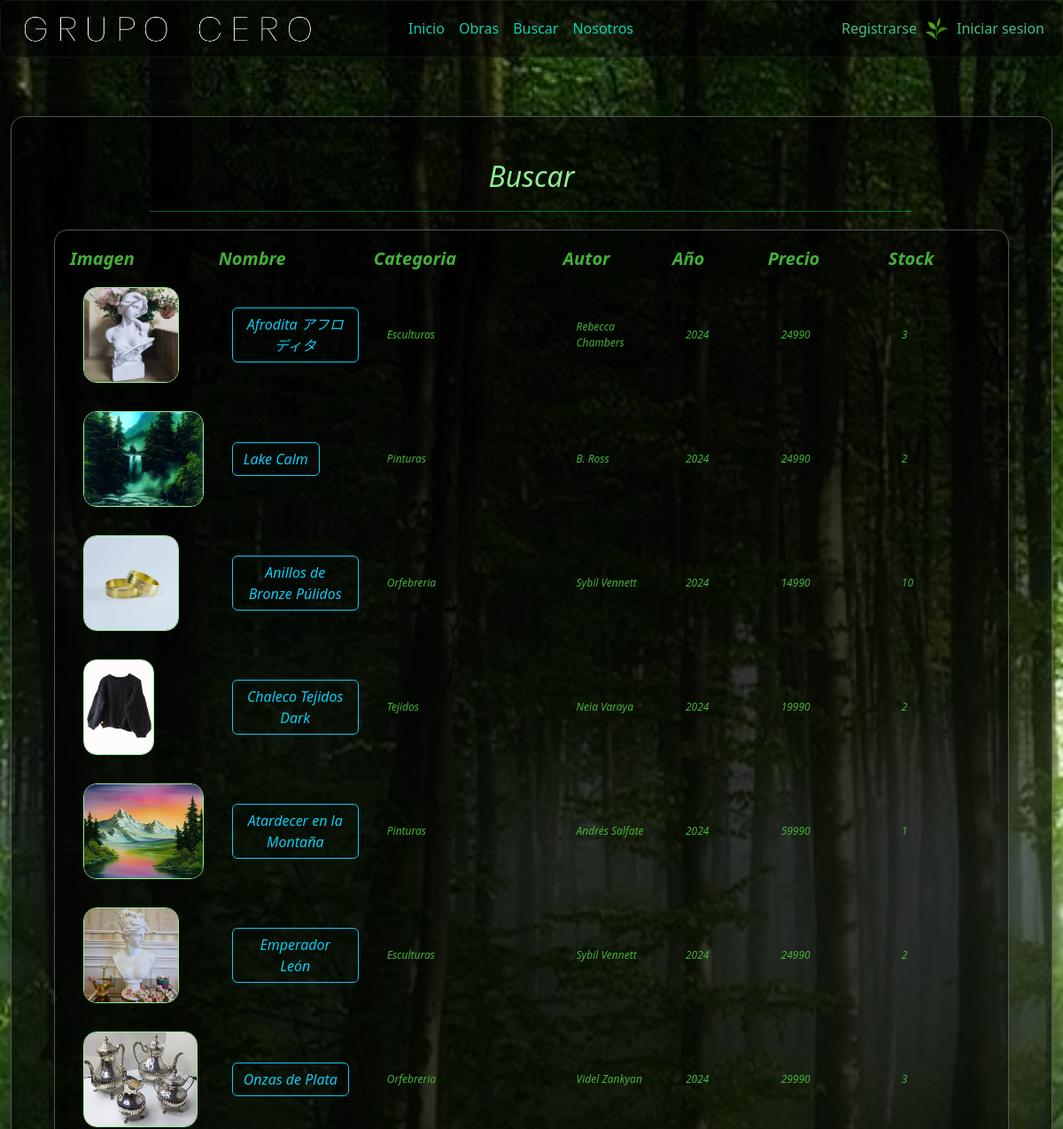
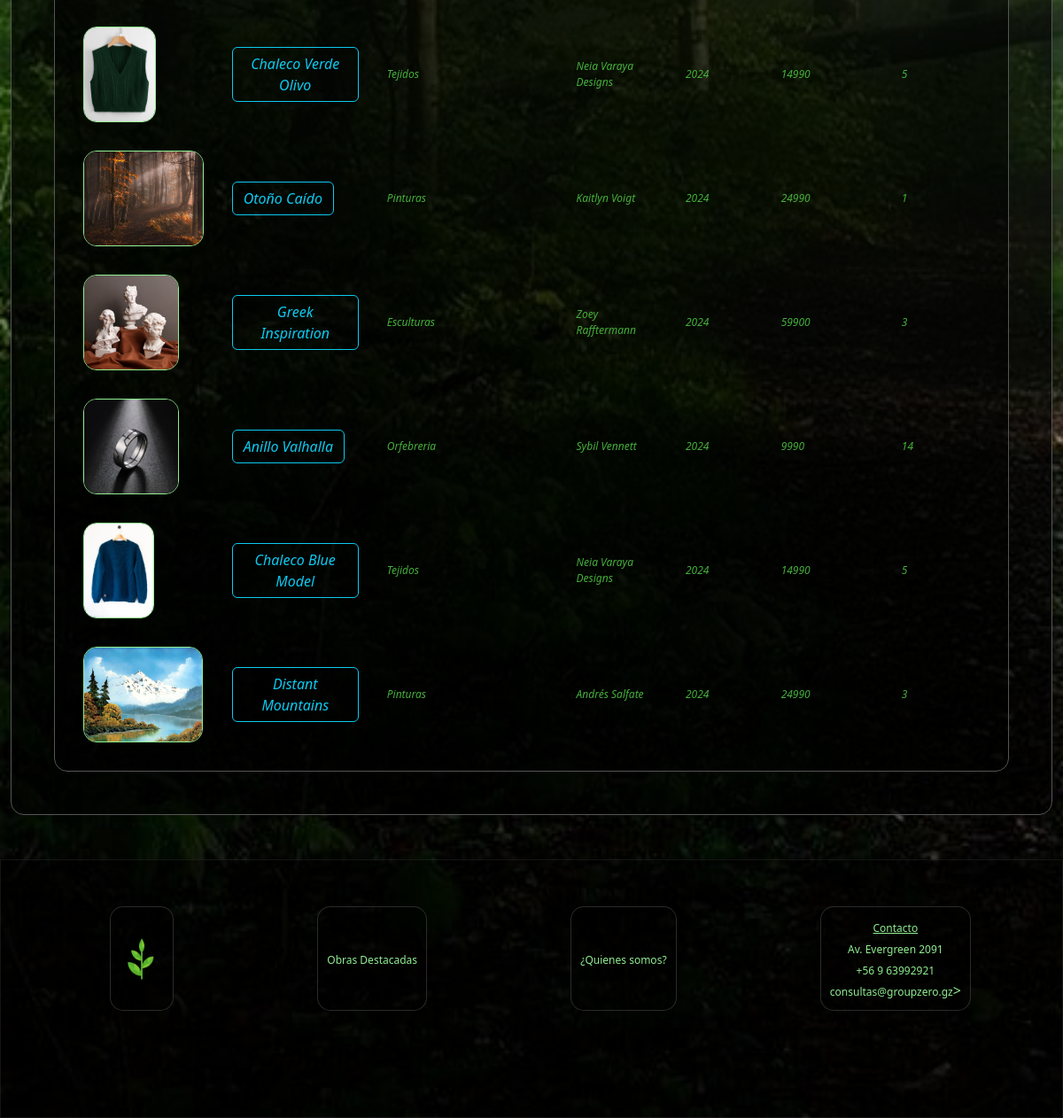
/buscar/, run on an earlier commit of the app's database (2 pictures, top to bottom).
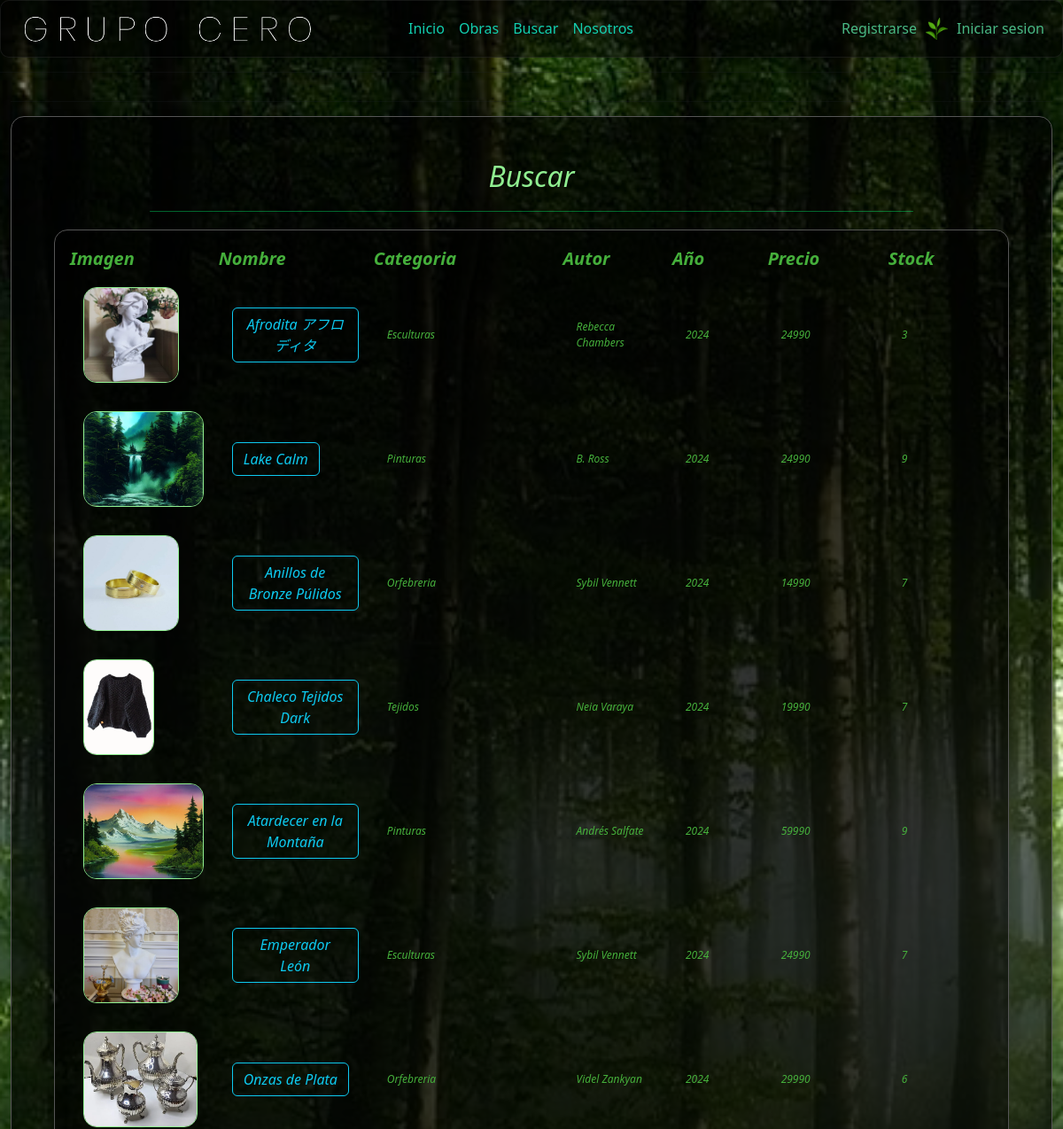
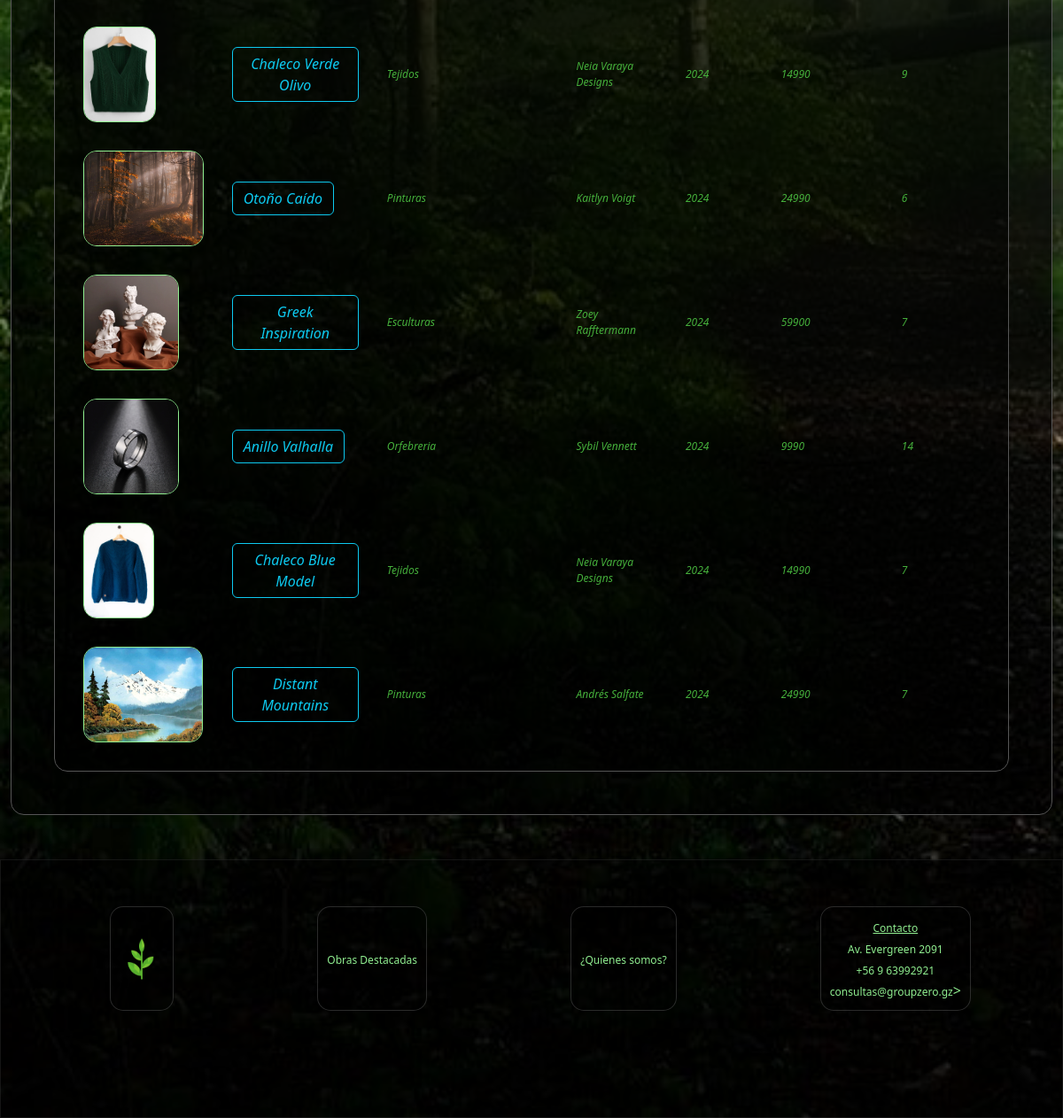
And on a later commit of the database (2 pictures, top to bottom).
### core/models.py (models this page shows, shortened)
class Obra(models.Model):
    idObra=models.CharField(max_length=5, primary_key=True, verbose_name='id Arbeit')
    nombre=models.CharField(max_length=30, verbose_name='Name der Arbeit')
    descripcion=models.CharField(max_length=255, verbose_name='Description')
    autor=models.CharField(max_length=99, verbose_name='Name des Autors')
    anio=models.CharField(max_length=4, verbose_name='Jahr der Arbeit')
    stock=models.IntegerField(verbose_name='Stock')
    categoria=models.ForeignKey('Categoria', on_delete=models.CASCADE, verbose_name='Kategorie')
    imagen=models.ImageField(upload_to="imagenes", null=True, verbose_name='Fotografie')
    precio=models.IntegerField(blank=True,null=True,verbose_name='Precio')

class Categoria(models.Model):
    idCategoria = models.IntegerField(primary_key=True, verbose_name='idCategoria')
    nombreCategoria= models.CharField(max_length=40, verbose_name='nombreCategoria')
    def __str__(self):
        return self.nombreCategoria

### core/views.py (the view)
# urls.py: path('buscar/', views.buscar,name="buscar"),
def buscar(request):
    obras = Obra.objects.all()     #similar a select * from Vehiculo
    return render(request, 'buscar.html', {'obras':obras})

### core/context_processor.py (called while the page is built, shortened)
def total_carrito(request):
    total=0
    return {'total_carrito':int(total)}

### core/templates/buscar.html
{% extends "base.html" %}
{% load static %}
{% block content %}
<div class="container-fluid">
    <hr>
    <div class="login-container">
        <div class="form-title" style="margin-bottom: 15px;">
            <h2>Buscar</h2>
        </div>
        <span class="liner"></span>
        <div class="table-container">
            <table id="tobras">
                <thead>
                    <tr>
                        <th>Imagen</th>
                        <th>Nombre</th>
                        <th>Categoria</th>
                        <th>Autor</th>
                        <th>Año</th>
                        <th>Precio</th>
                        <th>Stock</th>
                    </tr>
                </thead>
                <tbody>
                    {% for ve in obras %}
                        <tr>
                            <td>
                                <a href="{% url 'admire' ve.idObra %}">
                                    <img src="{{ ve.imagen.url }}" style="height:9vw; border-radius: 15px; border:1px solid lightgreen">
                                </a>
                            </td>
                            <td><a href="{% url 'admire' ve.idObra %}" class="btn btn-outline-info">
                                {{ve.nombre}}</a></td>
                            <td>{{ve.categoria}}</td>
                            <td>{{ve.autor}}</td>
                            <td>{{ve.anio}}</td>
                            <td>{{ve.precio}}</td>
                            <td>{{ve.stock}}</td>
                        </tr>
                    {%endfor%}
                </tbody>
            </table>
        </div>
    </div>
</div>
{% endblock %}

### core/templates/base.html (shortened to what this page needs)
<!DOCTYPE html>
<html lang="es">
<head>
    {% load static %}
    {% load widget_tweaks %}
    <link rel="stylesheet" href="{% static 'css/mystyles.css' %}">
    <link href="https://cdn.jsdelivr.net/npm/bootstrap@5.3.3/dist/css/bootstrap.min.css" rel="stylesheet" >
</head>
<body class="fade-in">
    <header>
        <nav class="navbar navbar-expand-lg menu">
            <div class="container-fluid">
                <a href="{% url 'index' %}" class="navbar-brand">
                    <img id="logo" src="{% static 'assets/icons/logo_gc.png'%}" alt="logo_gc">
                </a>
                {% if user.is_authenticated %}
                    {% if user.is_staff %}
                        {% include 'menuMiembro.html' %}
                    {% else %}
                        {% include 'menuCliente.html' %}
                    {% endif %}
                {% else %}
                    {% include 'menuGeneral.html' %}
                {% endif %}
            </div>
          </nav>
        <hr>
    </header>
    <main>
        {% block content %}
        {% endblock %}
    </main>
    <div class="item3">
        <footer>
            <div class="footerChico">
                <a href="{% url 'index' %}">
                    <img src="{% static 'assets/icons/tea-long.png' %}" title="Ir a inicio" alt="home" height="50px">
                </a>
            </div>
            <div class="footerChico">
                <div class="navr">
                    <a href="{% url 'obras' %}">
                        <span class="footer-text">Obras Destacadas</span>
                    </a>
                </div>
            </div>
            <div class="footerChico">
                <div class="navr">
                    <a href="{% url 'nosotros' %}"><span class="footer-text">¿Quienes somos?</span></a>
                </div>
            </div>
            <div class="footerChico">
                <div class="navr">
                    <span class="footer-text"><u>Contacto</u><br>Av. Evergreen 2091<br>+56 9 63992921<br>consultas@groupzero.gz</span>></span>
                </div>
            </div>
        </footer>
    </div>
</body>
</html>

### core/templates/menuGeneral.html
{% load static %}
<div class="collapse navbar-collapse naz" id="navbarNavDropdown">
    <div>
        <ul class="navbar-nav me-auto mb-2 mb-lg-0">
            <li class="nav-item">
                <a class="nav-link" href="{% url 'index' %}">Inicio</a>
            </li>
            <li class="nav-item">
                <a class="nav-link" href="{% url 'obras' %}">Obras</a>
            </li>
            <li class="nav-item">
                <a  class="nav-link" href="{% url 'buscar' %}">Buscar</a>
            </li>
            <li class="nav-item">
                <a  class="nav-link" href="{% url 'nosotros' %}">Nosotros</a>
            </li>
        </ul>
    </div>
    <div class="navbar-right">
        {% if user.is_authenticated %}
            <div class="boxes">
                <a href="#" class="nav-link" >Hola {{ user.username }}</a>
            </div>
            <img src="{% static 'assets/icons/tea.png' %}" alt="imgGC">
            <div class="boxes">
                <a href="{% url 'cerrar' %}" class="navbar-item" id="#">Cerrar sesión</a>
            </div>
        {% else %}
            <div class="boxes">
                <a href="{% url 'signup' %}" id="userGC">Registrarse</a>
            </div>
            <img src="{% static 'assets/icons/tea.png' %}" alt="imgGC">
            <div class="boxes">
                <a href="{% url 'login' %}" id="userGC">Iniciar sesion</a>
            </div>
        {% endif %}
    </div>
</div>

### core/static/css/mystyles.css (style rules this page uses)
body { background-image: url("../assets/img/paisajes/paisaje13.jpg"); background-repeat: no-repeat; background-position: center; background-attachment: fixed; background-size: cover; display: flex; flex-direction: column; font-family: 'Ubuntu', "times new roman", times, roman, serif; }
footer { position: relative; bottom: 0; display: flex; justify-content: space-around; flex-wrap: wrap; border: 1px solid #5555553d; background: rgba(0, 0, 0, 0.5); margin-top: 50px; padding:4vh; padding-bottom: 15vh; }
.fade-in { animation: fadeIn 1s; -webkit-animation: fadeIn 1s; -moz-animation: fadeIn 1s; -o-animation: fadeIn 1s; -ms-animation: fadeIn 1s; }
.menu { padding:1vh !important; background-color: rgba(0, 0, 0, 0.5) !important; border-radius: 10px; border: 1px solid #5555553d; }
#logo { border-radius: 10px; max-width: 42vh; display: table; width: 100%; }
.naz { display: flex; justify-content: space-between; align-items: center; padding-left: 10vh !important; }
.nav-item a { color: #12cfb0; text-decoration:none; font-size: 2vh; }
.login-container { padding: 4vw; border-radius: 15px; border: 1px solid #555; box-shadow: 0 0 10px rgba(0, 0, 0, 0.1); background-color: rgba(0, 0, 0, 0.6); }
.form-title { text-align: center; font-style: italic; color: lightgreen; text-shadow: 1px 1px 3px rgb(5, 5, 5); }
.btn-outline-info, .btn-outline-warning, .btn-outline-danger { font-size: 2vh; }
.navr { color:lightgreen; text-align: center; transition: background-color 0.3s ease; }
.footer-text { font-size: 1vw; }
.liner { background-color: rgba(0, 255, 115, 0.384); width: 80%; height: 1px; border-radius: 1px; display: block; margin: 0 auto; margin-top: 20px; margin-bottom: 20px; }
.table-container { max-width: 100%; overflow-x: scroll; background-color: rgba(0, 0, 0, 0.5); border-radius: 15px; border:1px solid #555; padding:1rem; }
table { border-collapse: collapse; width: 100%; color:rgb(69, 175, 59); background-color: rgba(0, 0, 0, 0); font-size: 2vh; }
thead { text-align: center; }
th { text-align: left !important; display: relative; font-size: 2.5vh; font-style: italic; }
td { display: relative; white-space: wrap; text-overflow: ellipsis; padding: 1rem; text-align: center; max-width: 3rem; }
td img { border-radius:15px; border:1px solid lightgreen; max-width: 100%; height: auto; }
.tobras th, td { font-size: 2vh; font-style: italic; text-align: left; font-size: 1vw !important; }

What changed in the data, as far as the page shows it:
changed Obra "Lake Calm": stock "2" → "9"
changed Obra "Anillos de Bronze Púlidos": stock "10" → "7"
changed Obra "Chaleco Tejidos Dark": stock "2" → "7"
changed Obra "Atardecer en la Montaña": stock "1" → "9"
changed Obra "Emperador León": stock "2" → "7"
changed Obra "Onzas de Plata": stock "3" → "6"
changed Obra "Chaleco Verde Olivo": stock "5" → "9"
changed Obra "Otoño Caído": stock "1" → "6"
changed Obra "Greek Inspiration": stock "3" → "7"
changed Obra "Chaleco Blue Model": stock "5" → "7"
changed Obra "Distant Mountains": stock "3" → "7"
